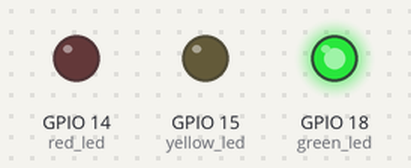
The program below on a simulated Raspberry Pi (BCM pin numbers). Shown: output pins drawn as LEDs (lit = HIGH). What the program prints to the terminal is not drawn.

Above: at 0.15 s.
At 53.31 s:
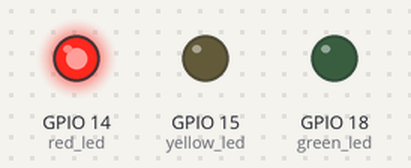
Timing chart, 0 to 53.6 s (numbered marks = the images above):
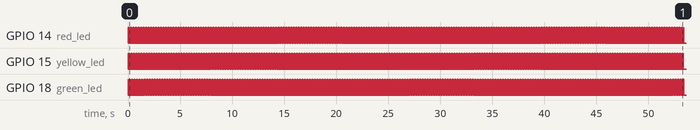

The program:

leds.py
```python
import gpiozero as gz
import time
import signal

def basic_on_off():
    print("Basic On / Off")
    green_led = gz.DigitalOutputDevice(18)
    green_led.bl

    time.sleep(3)


def main():
    print('Leds')
    fancy_leds()

def fancy_leds():
    print("Fancy Leds")
    red_led = gz.LED(14)
    yellow_led = gz.LED(15)
    green_led = gz.LED(18)
    while True:
        red_led.on()
        time.sleep(0.01)
        red_led.off()
        yellow_led.on()
        time.sleep(0.01)
        yellow_led.off()
        green_led.on()
        time.sleep(0.01)
        green_led.off()
        time.sleep(0.01)


main()
```

Measured:
- by itself, GPIO 14 (red_led), GPIO 15 (yellow_led), GPIO 18 (green_led): alternates HIGH for 0.01 s and LOW for 0.03 s
